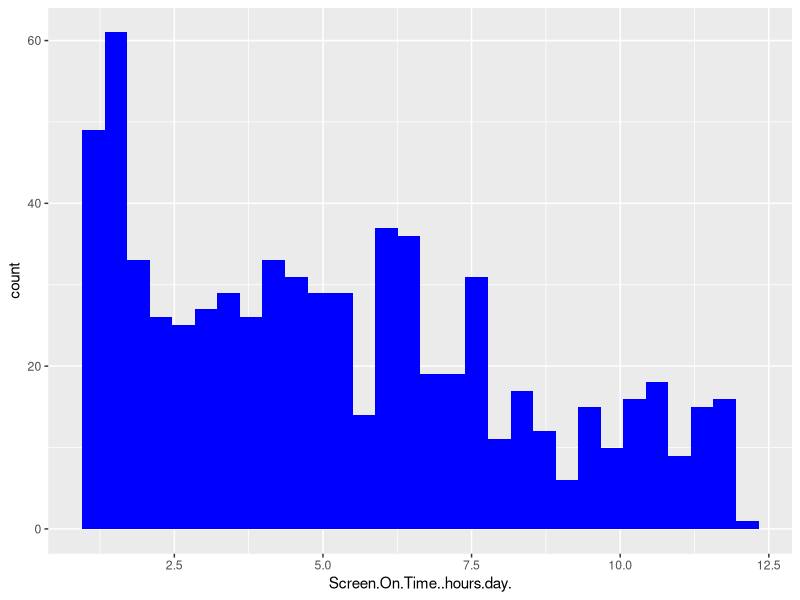
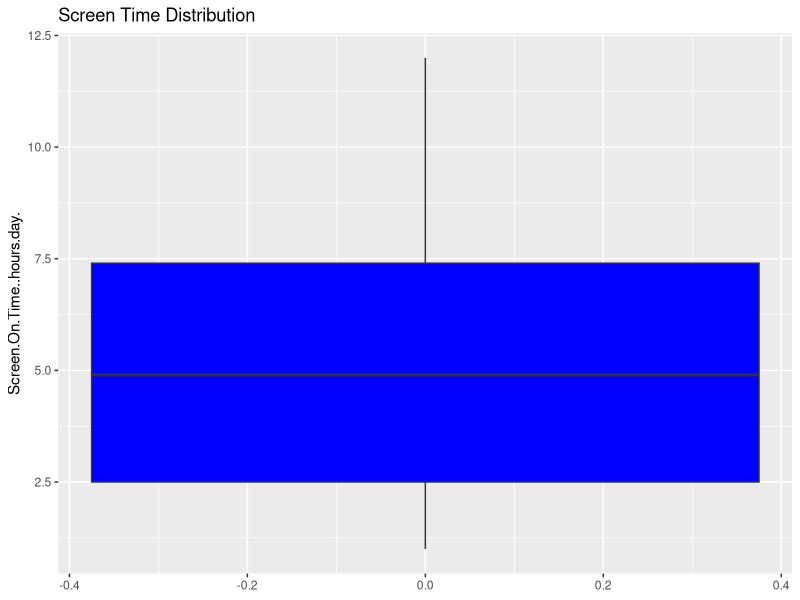
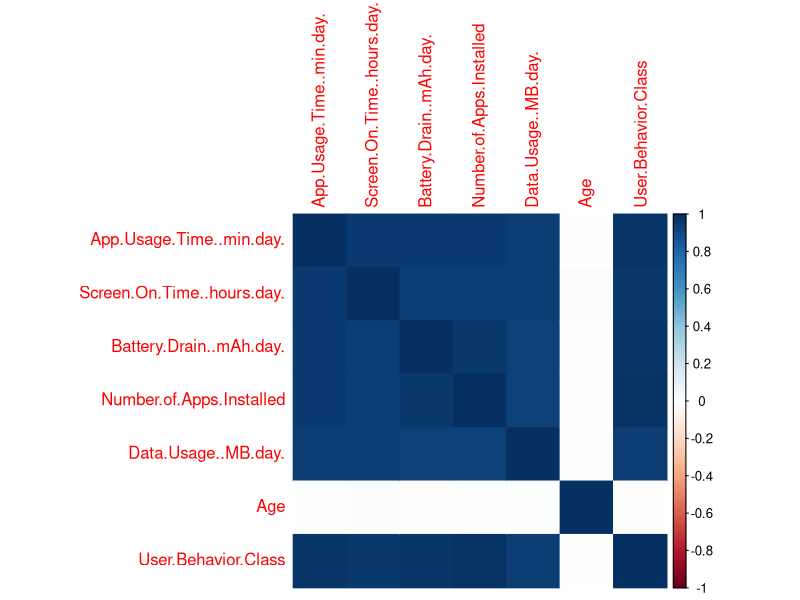
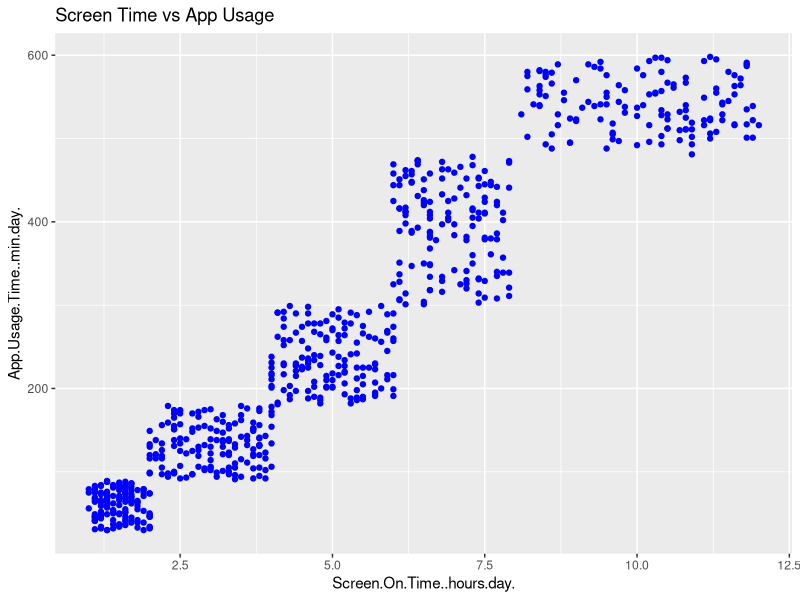
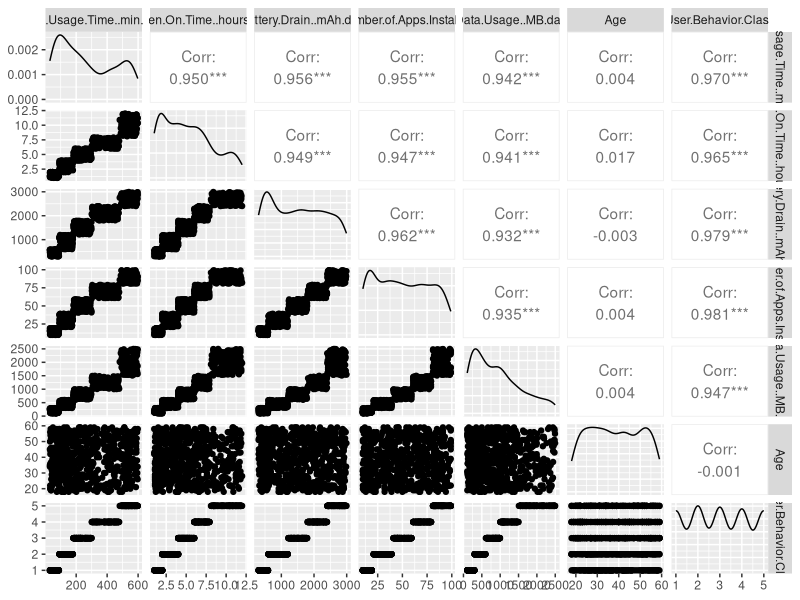

These charts were generated, in order, by the following R code:
library(ggplot2)
library(corrplot)
library(GGally)

data <- read.csv("data/cleaned_data.csv")

# Histogram
png("results/figures/screen_time_hist.png")
ggplot(data, aes(x=`Screen.On.Time..hours.day.`)) +
  geom_histogram(bins=30, fill="blue")
dev.off()

png("results/figures/screen_time_boxplot.png")

ggplot(data, aes(y=`Screen.On.Time..hours.day.`)) +
  geom_boxplot(fill="blue") +
  ggtitle("Screen Time Distribution")

dev.off()

# Correlation Heatmap
numeric_data <- data[sapply(data, is.numeric)]
png("results/figures/correlation.png")
corrplot(cor(numeric_data), method="color")
dev.off()

# Scatter plot
png("results/figures/scatter.png")

ggplot(data, aes(
  x=`Screen.On.Time..hours.day.`,
  y=`App.Usage.Time..min.day.`
)) +
  geom_point(color="blue") +
  ggtitle("Screen Time vs App Usage")

dev.off()

# Pair plot (optional but strong)
png("results/figures/pairs.png")

ggpairs(numeric_data)

dev.off()
